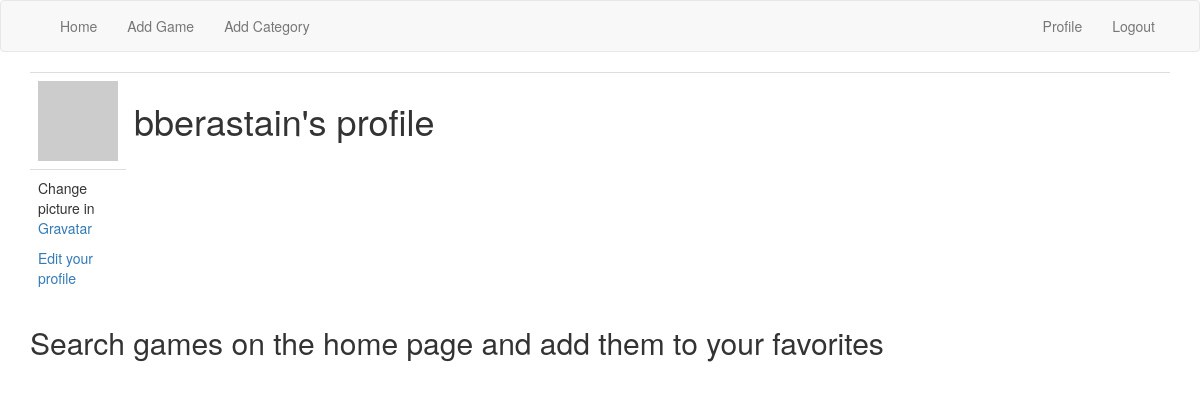
The app's page /user/bberastain (signed in), older data.
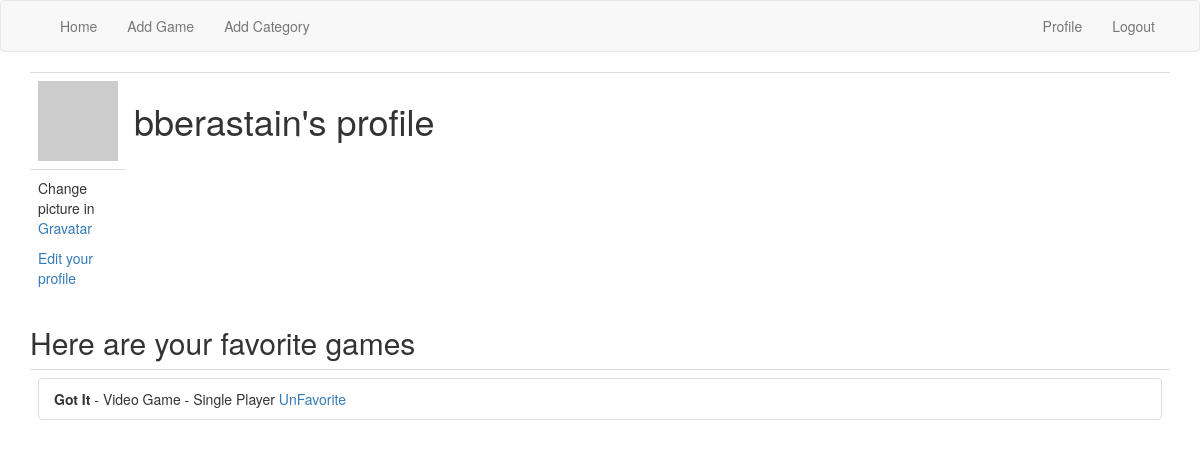
The same page, newer data.
### app/models.py (models this page shows, shortened)
class User(UserMixin, db.Model):
    id = db.Column(db.Integer, primary_key=True)
    username = db.Column(db.String(64), index=True, unique=True)
    email = db.Column(db.String(120), index=True, unique=True)
    password_hash = db.Column(db.String(128))
    about_me = db.Column(db.String(140))
    def avatar(self, size):
        digest = md5(self.email.lower().encode('utf-8')).hexdigest()
        return 'https://www.gravatar.com/avatar/{}?d=identicon&s={}'.format(
            digest, size)
    def is_favorite(self, game):
        return self.subscriptions.filter(
            favorites.c.game_id == game.id).count() > 0
    def favorite_games(self):
        return Game.query.join(
            favorites, (favorites.c.game_id == Game.id)).filter(
                favorites.c.user_id == self.id).all()

class Game(db.Model):
    id = db.Column(db.Integer, primary_key=True)
    name = db.Column(db.String(64), index=True, unique=True)
    category1_id = db.Column(db.Integer, db.ForeignKey('category1.id'))
    category2_id = db.Column(db.Integer, db.ForeignKey('category2.id'))
    subscribers = db.relationship(
            'User', secondary=favorites,
            backref=db.backref('subscriptions', lazy='dynamic'))

class Category1(db.Model):
    id = db.Column(db.Integer, primary_key=True)
    label = db.Column(db.String(64), index=True, unique=True)
    game = db.relationship('Game', backref='category1', lazy='dynamic')

class Category2(db.Model):
    id = db.Column(db.Integer, primary_key=True)
    label = db.Column(db.String(64), index=True, unique=True)
    game = db.relationship('Game', backref='category2', lazy='dynamic')

### app/routes.py (the view)
@app.route('/user/<username>')
@login_required
def user(username):
    user = User.query.filter_by(username=username).first_or_404()
    return render_template('user.html', user=user)

### app/models.py (called while the page is built)
@login.user_loader
def load_user(id):
    return User.query.get(int(id))

### app/templates/user.html (shortened to what this page needs)
{% extends "base.html" %}
{% block app_content %}
<table class="table table-hover">
    <tr valign="top">
        <td width="70px"><img src="{{ user.avatar(128) }}"></td>
        <td>
          <h1>{{ user.username }}'s profile</h1>
        </td>
    </tr>
    <tr>
      <td>
        {% if user == current_user %}
        <p>Change picture in <a href='https://en.gravatar.com/'>Gravatar</a></p>
        <p><a href="{{ url_for('edit_profile') }}">Edit your profile</a></p>
        {% endif %}
      </td>
    </tr>
</table>
{% with games = current_user.favorite_games() %}
  {% if games %}
    <h2>Here are your favorite games</h2>
    <table class="table table-hover">
    {% for game in games %}
      <tr valign="top">
        <td>
          {% include '_entry.html' %}
        </td>
      </tr>
    {% endfor %}
  {% else %}
    <h2>Search games on the home page and add them to your favorites</h2>
  {% endif %}
  {% endwith %}
{% endblock %}

### app/templates/base.html (shortened to what this page needs)
{% extends 'bootstrap/base.html' %}
{% block styles %}
{{super()}}
  <link rel="stylesheet" href="{{url_for('.static', filename='mystyle.css')}}">
{% endblock %}
{% block navbar %}
  <nav class="navbar navbar-default">
    <div class="container">
      <div class="collapse navbar-collapse" id="bs-example-navbar-collapse-1">
          <ul class="nav navbar-nav">
              <li><a href="{{ url_for('index') }}">Home</a></li>
              <li><a href="{{ url_for('addgame') }}">Add Game</a></li>
              <li><a href="{{ url_for('category') }}">Add Category</a></li>
          </ul>
          <ul class="nav navbar-nav navbar-right">
              {% if current_user.is_anonymous %}
              <li><a href="{{ url_for('login') }}">Login</a></li>
              {% else %}
              <li><a href="{{ url_for('user', username=current_user.username) }}">Profile</a></li>
              <li><a href="{{ url_for('logout') }}">Logout</a></li>
              {% endif %}
          </ul>
      </div>
    </div>
  </nav>
{% endblock %}
{% block content %}
    <div class="container">
        {% block app_content %}{% endblock %}
    </div>
{% endblock %}}

### app/templates/_entry.html
<li class="list-group-item">
  <b>{{ game.name }}</b>
  {% if game.category1 %}
  {% if game.category1.label != 'N/A' %}
  - {{ game.category1.label }}
  {% endif %}
  {% endif %}
  {% if game.category2 %}
  {% if game.category2.label != 'N/A' %}
  - {{ game.category2.label }}
  {% endif %}
  {% endif %}
  {% if not current_user.is_anonymous %}
  {% if current_user.is_favorite(game) %}
  <a href="{{ url_for('unfavorite', game=game.id) }}">UnFavorite</a>
  {% else %}
  <a href="{{ url_for('favorite', game=game.id)}}">Favorite</a>
  {% endif %}
  {% endif %}
</li>

Row changes from the older to the newer data that the page shows:
now on this page (row edited): Game: name "Got It", category1.label "Video Game", category2.label "Single Player"
Text that changed along with them:
text no longer shown: "Search games on the home page and add them to your favorites"
text now shown: "Here are your favorite games"
